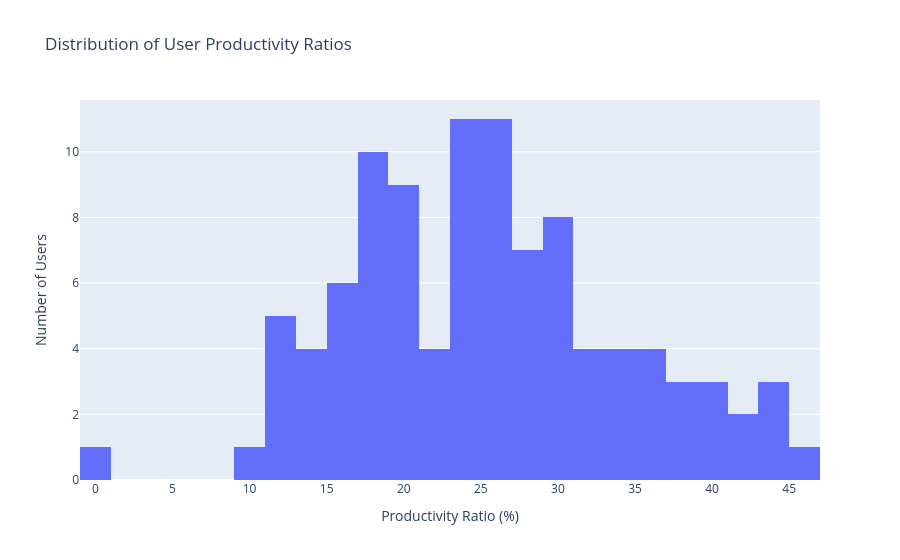
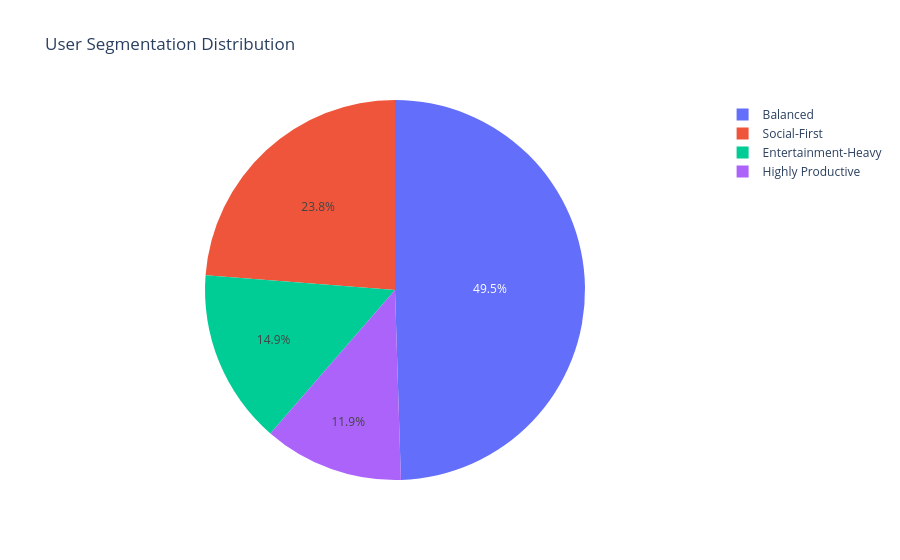

Source (notebook cell) for these figures, in order:
### Markdown cell above
## 3. Productivity vs Distraction Classification

Analyze the balance between productive and non-productive app usage, and identify high-distraction user profiles.

### Code cell
# User-Level Productivity Analysis
user_metrics = df.groupby('user_id').agg({
    'screen_time_min': 'sum',
    'launches': 'sum',
    'interactions': 'sum',
    'is_productive': lambda x: (x.sum() / len(x)) * 100  # Productivity percentage
}).rename(columns={'is_productive': 'productivity_ratio'}).reset_index()

# Calculate distraction score and category distribution
user_category_time = df.groupby(['user_id', 'category'])['screen_time_min'].sum().unstack(fill_value=0)
user_category_time['total_time'] = user_category_time.sum(axis=1)

# Calculate ratios
for col in user_category_time.columns[:-1]:
    user_category_time[f'{col}_ratio'] = (user_category_time[col] / user_category_time['total_time']) * 100

# Merge with main user metrics
user_metrics = user_metrics.merge(user_category_time[['total_time', 'Entertainment_ratio', 'Social_ratio', 'Productivity_ratio']], 
                                  left_on='user_id', right_index=True)

# Identify user segments
def segment_user(row):
    if row['Productivity_ratio'] > 40:
        return 'Highly Productive'
    elif row['Entertainment_ratio'] > 35:
        return 'Entertainment-Heavy'
    elif row['Social_ratio'] > 35:
        return 'Social-First'
    else:
        return 'Balanced'

user_metrics['segment'] = user_metrics.apply(segment_user, axis=1)

print("User Productivity Metrics:")
print(user_metrics[['user_id', 'productivity_ratio', 'segment']].head(20))

# Visualization: Productivity Distribution
fig = go.Figure()
fig.add_trace(go.Histogram(x=user_metrics['productivity_ratio'], nbinsx=30, name='Productivity Score'))
fig.update_layout(title='Distribution of User Productivity Ratios',
                  xaxis_title='Productivity Ratio (%)',
                  yaxis_title='Number of Users')
fig.show()

# User Segment Distribution
segment_counts = user_metrics['segment'].value_counts()
fig = px.pie(values=segment_counts.values, names=segment_counts.index, 
             title='User Segmentation Distribution')
fig.show()

print("\nSegment Summary:")
print(user_metrics.groupby('segment').agg({
    'productivity_ratio': 'mean',
    'screen_time_min': 'mean',
    'Entertainment_ratio': 'mean',
    'Social_ratio': 'mean'
}).round(2))

### Figure 1 — Plotly figure (JSON) as saved in the notebook; plotly's stock layout.template omitted (floating-point values rounded to 4 significant figures)
{"data": [{"name": "Productivity Score", "nbinsx": 30, "type": "histogram", "x": [24.14, 30.56, 20.0, 25.0, 26.67, 36.36, 15.15, 27.03, 27.59, 26.47, 32.43, 20.69, 28.0, 24.24, 33.33, 11.11, 40.0, 34.62, 26.67, 22.73, 20.0, 25.0, 29.63, 29.63, 29.03, 28.57, 40.62, 44.0, 44.44, 31.58, 26.92, 32.0, 30.43, 26.67, 15.15, 19.23, 23.08, 34.62, 18.18, 26.47, 20.0, 28.95, 29.63, 16.13, 12.9, 31.03, 24.14, 17.14, 24.24, 23.68, 17.39, 17.86, 39.13, 22.22, 15.15, 18.75, 34.21, 18.18, 24.14, 38.89, 15.15, 35.0, 16.13, 20.59, 26.92, 45.45, 17.24, 24.39, 36.36, 28.12, 23.33, 0.0, 18.75, 22.22, 17.65, 25.0, 12.9, 11.11, 14.81, 41.94, 20.93, 11.11, 21.88, 38.46, 41.38, 20.69, 13.95, 38.89, 24.14, 17.65, 14.29, 30.56, 10.0, 29.03, 19.44, 28.0, 13.16, 24.14, 43.48, 25.0, 36.0]}], "layout": {"title": {"text": "Distribution of User Productivity Ratios"}, "xaxis": {"title": {"text": "Productivity Ratio (%)"}}, "yaxis": {"title": {"text": "Number of Users"}}}}

### Figure 2 — Plotly figure (JSON) as saved in the notebook; plotly's stock layout.template omitted (floating-point values rounded to 4 significant figures)
{"data": [{"domain": {"x": [0, 1], "y": [0, 1]}, "hovertemplate": "label=%{label}<br>value=%{value}<extra></extra>", "labels": ["Balanced", "Social-First", "Entertainment-Heavy", "Highly Productive"], "legendgroup": "", "name": "", "showlegend": true, "type": "pie", "values": [50, 24, 15, 12]}], "layout": {"legend": {"tracegroupgap": 0}, "title": {"text": "User Segmentation Distribution"}}}
